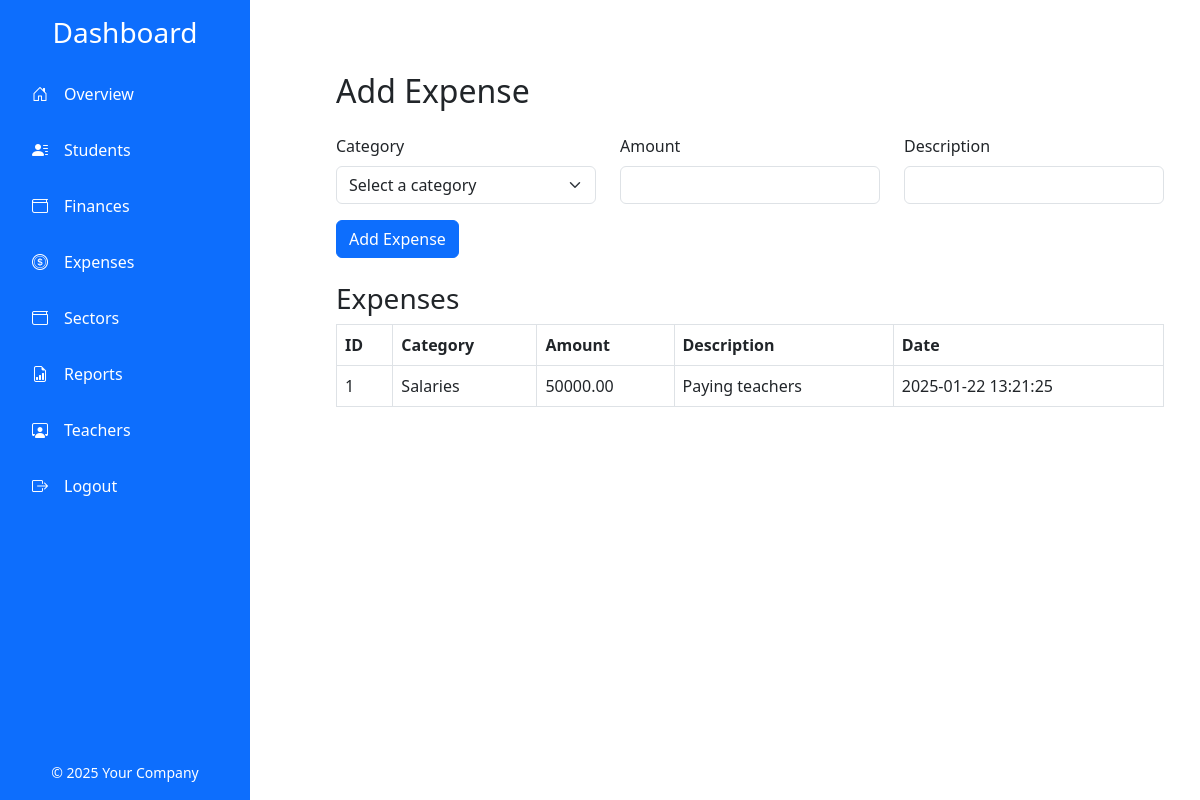
/expense.php, run on the app's committed database.
### tables this page shows
CREATE TABLE `expenses` (
  `id` int(11) NOT NULL,
  `name` varchar(255) NOT NULL,
  `amount` decimal(10,2) NOT NULL,
  `date` date NOT NULL,
  `description` text DEFAULT NULL,
  `created_at` timestamp NOT NULL DEFAULT current_timestamp()
);

CREATE TABLE `categories` (
  `id` int(11) NOT NULL,
  `category_name` varchar(255) NOT NULL,
  `percentage` decimal(5,2) NOT NULL,
  `current_amount` decimal(10,2) DEFAULT 0.00,
  `allocated_amount` decimal(10,2) DEFAULT 0.00
);

### expense.php (the view, shortened to what this page needs)
<?php
require_once 'config.php';
?>
<!DOCTYPE html>
<html lang="en">
<head>
    <link rel="stylesheet" href="https://cdn.jsdelivr.net/npm/bootstrap@5.3.0/dist/css/bootstrap.min.css">
           <link href="https://cdn.jsdelivr.net/npm/bootstrap-icons/font/bootstrap-icons.css" rel="stylesheet">
</head>
<body class="d-flex">
    <div class="col-3 p-0">
        <?php include('includes/navigation.php'); ?>
    </div>
    <div class="col-9 p-4">
                    <div class="container mt-5">
                        <h2 class="mb-4">Add Expense</h2>
                        <form method="POST" class="mb-4">
                            <div class="row mb-3">
                                <div class="col-md-4">
                                    <label for="category_id" class="form-label">Category</label>
                                    <select name="category_id" id="category_id" class="form-select" required>
                                        <option value="" disabled selected>Select a category</option>
                                    </select>
                                </div>
                                <div class="col-md-4">
                                    <label for="amount" class="form-label">Amount</label>
                                    <input type="number" name="amount" id="amount" class="form-control" required>
                                </div>
                                <div class="col-md-4">
                                    <label for="description" class="form-label">Description</label>
                                    <input type="text" name="description" id="description" class="form-control">
                                </div>
                            </div>
                            <button type="submit" name="add_expense" class="btn btn-primary">Add Expense</button>
                        </form>
                        <h3>Expenses</h3>
                        <table class="table table-bordered">
                            <thead>
                                <tr>
                                    <th>ID</th>
                                    <th>Category</th>
                                    <th>Amount</th>
                                    <th>Description</th>
                                    <th>Date</th>
                                </tr>
                            </thead>
                            <tbody>
                                <?php
                                $expensesResult = mysqli_query($conn, "
                                    SELECT expenses.id, categories.category_name AS category_name, expenses.amount, expenses.description, expenses.created_at
                                    FROM expenses
                                    JOIN categories ON expenses.id = categories.id
                                ");
                                while ($expense = mysqli_fetch_assoc($expensesResult)) { ?>
                                    <tr>
                                        <td><?php echo $expense['id']; ?></td>
                                        <td><?php echo $expense['category_name']; ?></td>
                                        <td><?php echo $expense['amount']; ?></td>
                                        <td><?php echo $expense['description']; ?></td>
                                        <td><?php echo $expense['created_at']; ?></td>
                                    </tr>
                                <?php } ?>
                            </tbody>
                        </table>
                    </div>
           </div>
</body>
</html>

### data on the page
expenses: id "1", categories.category_name "Salaries", amount "50000.00", description "Paying teachers", created_at "2025-01-22 13:21:25"
